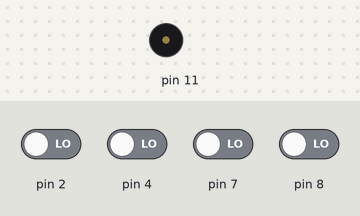
The sketch below on a simulated Arduino Uno, built with avr-gcc and run on an emulated ATmega328P. On the bench: buzzer (waves = sounding). The test bench sets the inputs (shaded band); at power-on: pin 2, pin 4, pin 7, pin 8 LOW.

Above: at 1.2 s.
1.3 s: pin 2 driven HIGH
At 2.1 s:
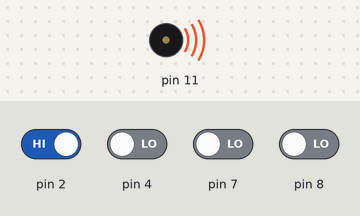
Timing chart, 0 to 4.3 s (numbered marks = the images above; inputs shaded):
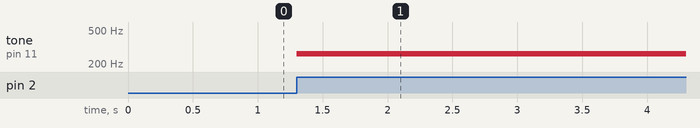

Measured:
- after the input at 1.3 s, tone on pin 11: silent → 262 Hz at once

The sketch:

piezo_speaker.ino
```cpp
int melody [] = {262,294,330,349};
void setup() {
  // put your setup code here, to run once:
  for (int i = 0; i<8; i++){
    pinMode(2,INPUT);
    pinMode(4,INPUT);
    pinMode(7,INPUT);
    pinMode(8,INPUT);
  }
}
void loop() {
  // put your main code here, to run repeatedly:
  if (digitalRead(2) == HIGH){
    tone(11,melody[0],50);
  }else if(digitalRead(4) == HIGH){
    tone(11,melody[1],50);
  }else if(digitalRead(7) == HIGH){
    tone(11,melody[2],50);
  }else if(digitalRead(8) == HIGH){
    tone(11,melody[3],50);
  }

}
```
